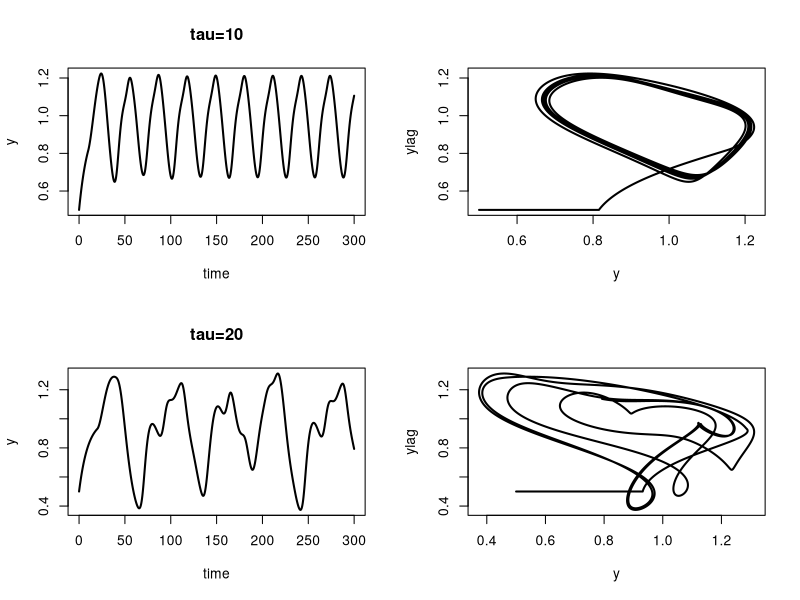
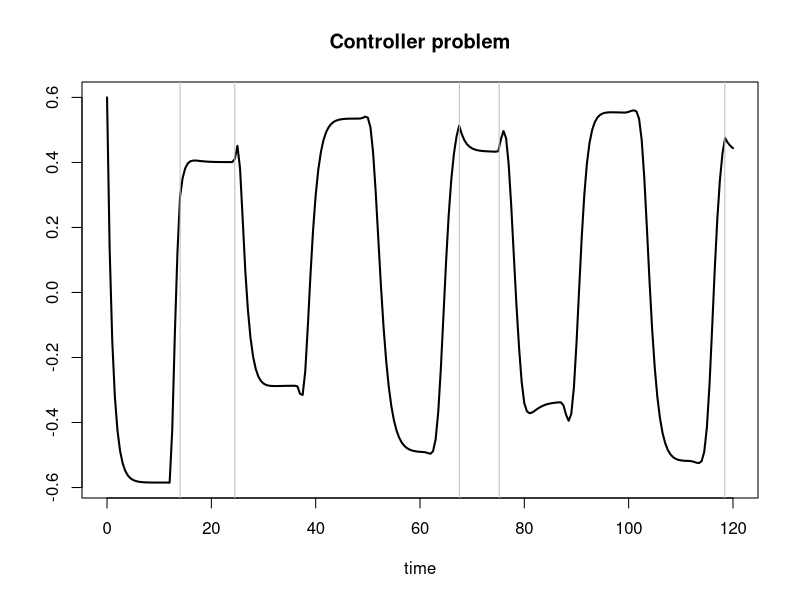
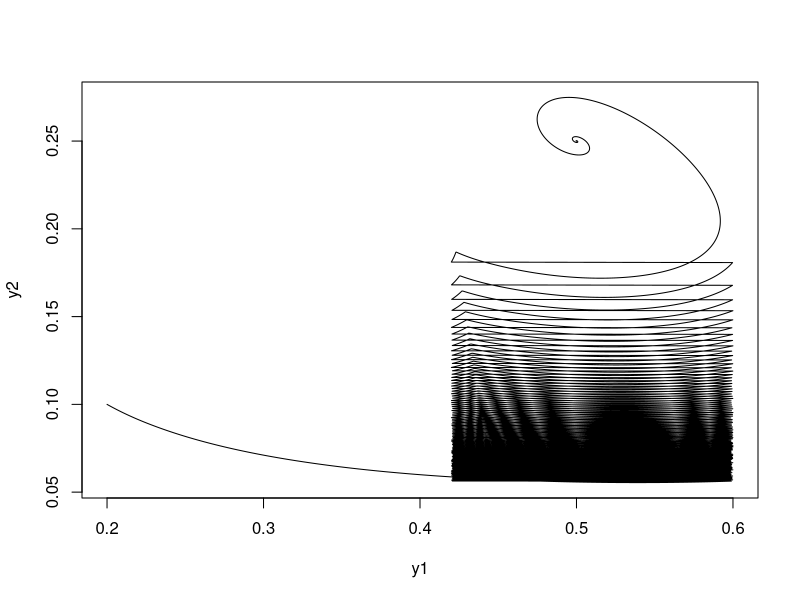

Here is the R script that generated these plots, in order:
## =============================================================================
##
## Examples from the book 
## Soetaert, K., Cash, J.R. and Mazzia, F. (2012).
## Solving Differential Equations in R. 
## Springer
##
## Chapter 8. Solving Delay Differential Equations in R.
##
## =============================================================================

## -----------------------------------------------------------------------------
## Simple example 1
## -----------------------------------------------------------------------------
library(deSolve)
DDE1 <- function(t, y, parms) {
  tlag <- t - 1
  if (tlag <= 0)
    ylag <- 1
  else
    ylag <- lagvalue(tlag)

  list(dy = - ylag, ylag = ylag)
}
yinit <- 1
times <- seq(from = 0, to = 10, by = 0.1)
yout  <- dede(y = yinit, times = times, func = DDE1,
             parms = NULL, atol = 1e-10, rtol = 1e-10 )

tt <- which(times >= 1 & times <= 2)
analytic <- c(1-times[times <1] , 0.5*times[tt]^2 - 2*times[tt]+3/2)
max(abs(yout[times <= 2,2] - analytic))

## -----------------------------------------------------------------------------
## Simple example 2
## -----------------------------------------------------------------------------
DDE2 <- function(t, y, parms) {
  tlag <- t - 1
  if (tlag <= 0)
    ylag <- 1
  else
    ylag <- lagderiv(tlag)

  list(dy = - ylag, ylag = ylag)
}
yout2 <- dede(y = yinit, times = times, func = DDE2,
             parms = NULL )


## -----------------------------------------------------------------------------
## White Blood cells
## -----------------------------------------------------------------------------
library(deSolve)

mackey <- function(t, y, parms, tau) {
  tlag <- t - tau
  if (tlag <= 0)
    ylag <- 0.5
  else 
    ylag <- lagvalue(tlag)
  dy <- 0.2 * ylag * 1/(1+ylag^10) - 0.1 * y
  list(dy = dy, ylag = ylag)
}

yinit <- 0.5
times <- seq(from = 0, to = 300, by = 0.1)

yout1 <- dede(y = yinit, times = times, func = mackey, 
             parms = NULL, tau = 10)
yout2 <- dede(y = yinit, times = times, func = mackey, 
             parms = NULL, tau = 20)

plot(yout1, lwd = 2, main = "tau=10",
    ylab = "y", mfrow = c(2, 2), which = 1)
plot(yout1[,-1], type = "l", lwd = 2, xlab = "y") 
plot(yout2, lwd = 2, main = "tau=20",
    ylab = "y", mfrow = NULL, which = 1)
plot(yout2[,-1], type = "l", lwd = 2, xlab = "y") 

## -----------------------------------------------------------------------------
## DDE with root
## -----------------------------------------------------------------------------
xb  <- -0.427; a <- 0.16; xi <- 0.02; u <- 0.5; tau <- 1
yinit <- c(y = 0.6)

mariott <- function(t, y, parms) {
  tlag <- t - 12 
  if (tlag <= 0)
    ylag <- 0.6
  else 
    ylag <- lagvalue(tlag)
 
  Delt  <- ylag - xb
  sDelt <- sign(Delt)
  
  dy <- (-y + pi*(a + xi*sDelt - u*(sin(Delt))^2))/tau
  list(dy)
}

times <- seq(from = 0, to = 120, by = 0.5)
yout <- dede(y = yinit, times = times, func = mariott, 
            parms = NULL)

root <- function(t, y, parms) { 
  tlag <- t - 12 
  if (tlag <= 0)
    return (1) # not a root
  else 
    return(lagvalue(tlag)- xb)
}

event <- function(t, y, parms) return(y)

yout <- dede(y = yinit, times = times, func = mariott, 
            parms = NULL, rootfun = root, 
            events = list(func = event, root = TRUE))

attributes(yout)$troot      

plot(yout, lwd = 2,
    main = "Controller problem")
abline(v = attributes(yout)$troot, col = "grey")

## -----------------------------------------------------------------------------
## Vanishing time delay
## -----------------------------------------------------------------------------
vanishing <- function(t, y, parms, cc) {

  tlag <- t*y^2
  if (tlag <= 0) {
    ylag  <- 0  
    dylag <- 0
  } else {
    ylag  <- lagvalue(tlag)
    dylag <- lagderiv(tlag)
  } 
  dy <- cos(t)*(1+ylag) + cc*y*dylag + 
       (1-cc)*sin(t)*cos(t*sin(t)^2) - sin(t+t*sin(t)^2)

  list(dy)
}
yinit <- c(y = 0)
times <- seq(from = 0, to = 2*pi, by = 0.1)
yout <- dede(y = 0, times = times, func = vanishing, 
            parms = NULL, cc = -0.5, 
            atol = 1e-10, rtol = 1e-10)
print(max(abs(yout[,2] - sin(yout[,1]))))

## -----------------------------------------------------------------------------
## Predator-prey with harvesting
## -----------------------------------------------------------------------------

LVdede <- function(t, y, p) {
 if (t > tau1) Lag1 <- lagvalue(t - tau1) else Lag1 <- yini
 if (t > tau2) Lag2 <- lagvalue(t - tau2) else Lag2 <- yini

 dy1 <- r * y[1] *(1 - Lag1[1]/K) - a*y[1]*y[2]
 dy2 <- a * b * Lag2[1]*Lag2[2] - d*y[2]

 list(c(dy1, dy2))
}

rootfun <- function(t, y, p)
  return(y[1] - Ycrit)

eventfun <- function(t, y, p)
  return (c(y[1] * 0.7, y[2]))

r <- 1; K <- 1; a <- 2; b <- 1; d <- 1; Ycrit <- 1.2*d/(a*b)
tau1 <- 0.2; tau2 <- 0.2

yini <- c(y1 = 0.2, y2 = 0.1)
times <- seq(from = 0, to = 200, by = 0.01)
yout <- dede(func = LVdede, y = yini, times = times,
           parms = 0, rootfun = rootfun,
           events = list(func = eventfun, root = TRUE))
attributes(yout)$troot [1:10]

plot(yout[,-1], type = "l")
